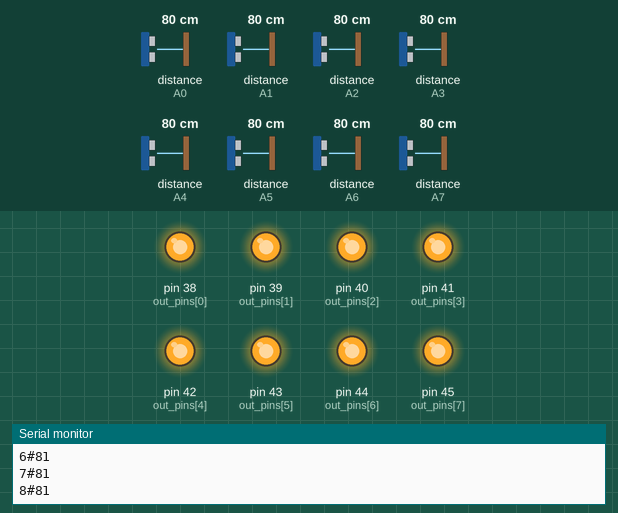
The sketch below on a simulated Arduino Mega 2560, built with avr-gcc and run on an emulated ATmega2560. Shown: output pins drawn as LEDs (lit = HIGH), the last lines printed to the serial monitor. The inputs (shaded band) are chosen by the test bench; at power-on: distance to the obstacle (sensors on A0, A1, A2, A3, A4, A5, A6, A7) 80 cm. The echo pulse lasts 58.3 µs per cm.

Above: at 2.8 s.
2.9 s: distance to the obstacle (sensor on A0) set to 33 cm
5.6 s: distance to the obstacle (sensor on A0) set to 27 cm
At 7.6 s:
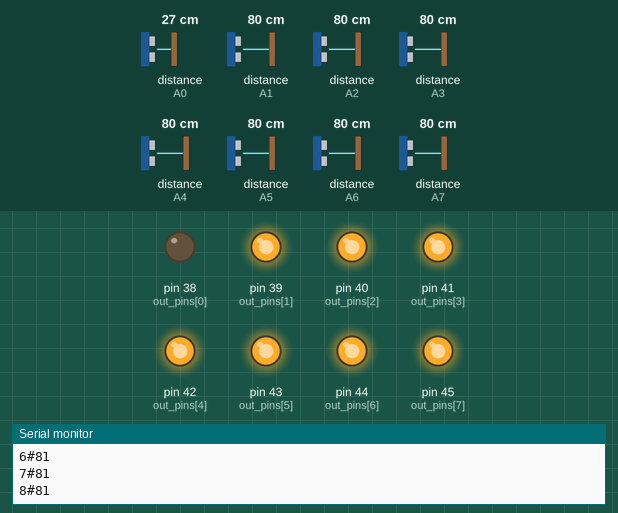
8.3 s: distance to the obstacle (sensor on A1) set to 30 cm
11.4 s: distance to the obstacle (sensor on A1) set to 24 cm
At 12.8 s:
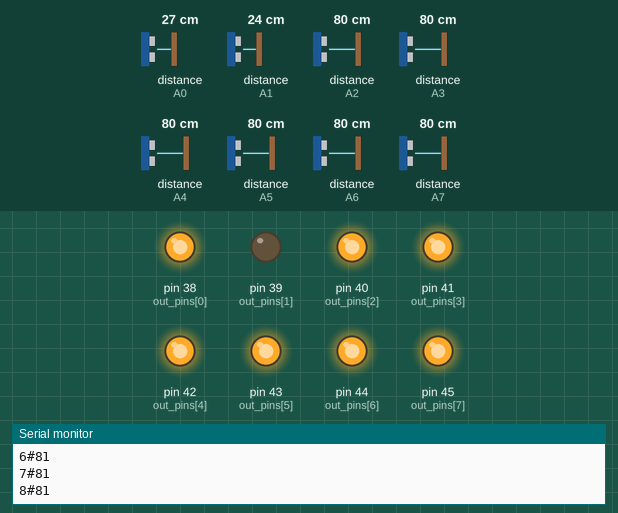
14.1 s: distance to the obstacle (sensor on A2) set to 26 cm
16.8 s: distance to the obstacle (sensor on A2) set to 22 cm
At 18.8 s:
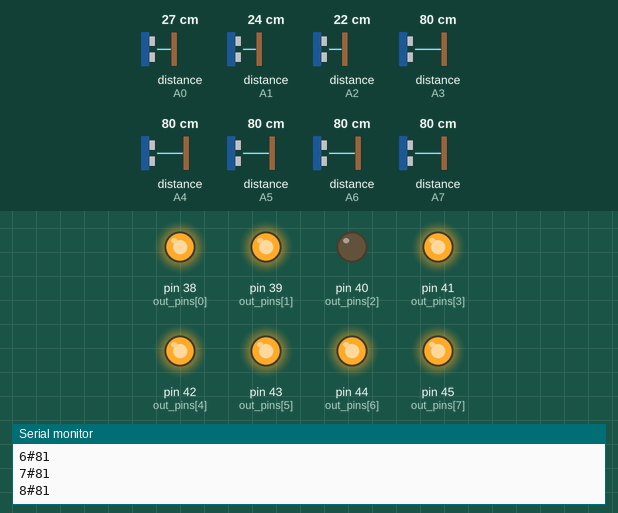
Timing chart, 0 to 20.3 s (numbered marks = the images above; inputs shaded):
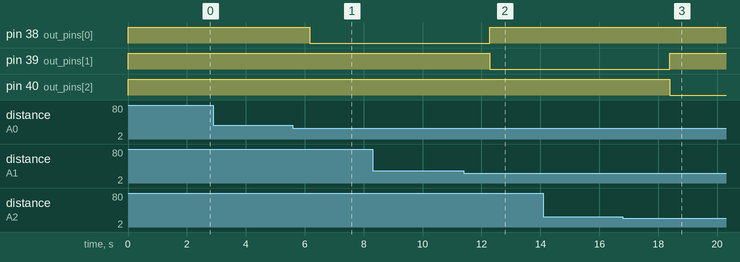

The sketch:

Curious.ino
```cpp
#include <NewPing.h>

const int sensor_num = 8, max_distance = 100;
int trigger_pins[8] = {30, 31, 32, 33, 34, 35, 36, 37},
    echo_pins[8] = {A0, A1, A2, A3, A4, A5, A6, A7},
    out_pins[8] = {38, 39, 40, 41, 42, 43, 44, 45},
    pin_num,
    pin_num_last = 9;

NewPing *sonar[8];

void setup()
{
  Serial.begin(115200);
  pinMode(38,OUTPUT);
  pinMode(39,OUTPUT);
  pinMode(40,OUTPUT);
  pinMode(41,OUTPUT);
  pinMode(42,OUTPUT);
  pinMode(43,OUTPUT);
  pinMode(44,OUTPUT);
  pinMode(45,OUTPUT);
  for (int i = 0; i < sensor_num; ++i)
    {
        sonar[i] = new NewPing(trigger_pins[i], echo_pins[i], max_distance);
    }
  for (int i=0;i<sensor_num;i++)
    {
        digitalWrite(out_pins[i],HIGH);
    }
}

void loop() {
  int dist0 =sonar[0]->ping_cm();
  Serial.print("1#");
  Serial.println(dist0);
  int dist1 =sonar[1]->ping_cm();
  Serial.print("2#");
  Serial.println(dist1);
  int dist2 =sonar[2]->ping_cm();
  Serial.print("3#");
  Serial.println(dist2);
  int dist3 =sonar[3]->ping_cm();
  Serial.print("4#");
  Serial.println(dist3);
  int dist4 =sonar[4]->ping_cm();
  Serial.print("5#");
  Serial.println(dist4);
  int dist5 =sonar[5]->ping_cm();
  Serial.print("6#");
  Serial.println(dist5);
  int dist6 =sonar[6]->ping_cm();
  Serial.print("7#");
  Serial.println(dist6);
  int dist7 =sonar[7]->ping_cm();
  Serial.print("8#");
  Serial.println(dist7);
  int dist[ ]={dist0,dist1,dist2,dist3,dist4,dist5,dist6,dist7};
  int dis_num=30;
  for(int i=0;i<8;i++)
    {
        if(dist[i]<dis_num && dist[i]!=0)
            {
                dis_num=dist[i];
                pin_num=i;
            }
    }
  if (pin_num_last != pin_num)
    {
      digitalWrite(out_pins[pin_num_last],HIGH);
      digitalWrite(out_pins[pin_num],LOW);
      pin_num_last = pin_num;
    }
  else
      digitalWrite(out_pins[pin_num],LOW);
  if (dis_num==30)
    {
      for (int i=0;i<sensor_num;i++)
          {
              digitalWrite(out_pins[i],HIGH);
          }
     }
  delay(2000);
}
```

Measured:
- the behaviour switches between 30 and 29 cm on distance to the obstacle (sensor on A0) (found by bisection; images 0 and 1)
- the behaviour switches between 27 and 26 cm on distance to the obstacle (sensor on A1) (found by bisection; images 1 and 2)
- the behaviour switches between 24 and 23 cm on distance to the obstacle (sensor on A2) (found by bisection; images 2 and 3)
- after the input at 5.6 s, pin 38 (out_pins[0]): HIGH → LOW after 0.57 s
- after the input at 11.4 s, pin 38 (out_pins[0]): LOW → HIGH after 0.89 s; pin 39 (out_pins[1]): HIGH → LOW after 0.89 s
- after the input at 16.8 s, pin 39 (out_pins[1]): LOW → HIGH after 1.6 s; pin 40 (out_pins[2]): HIGH → LOW after 1.6 s
